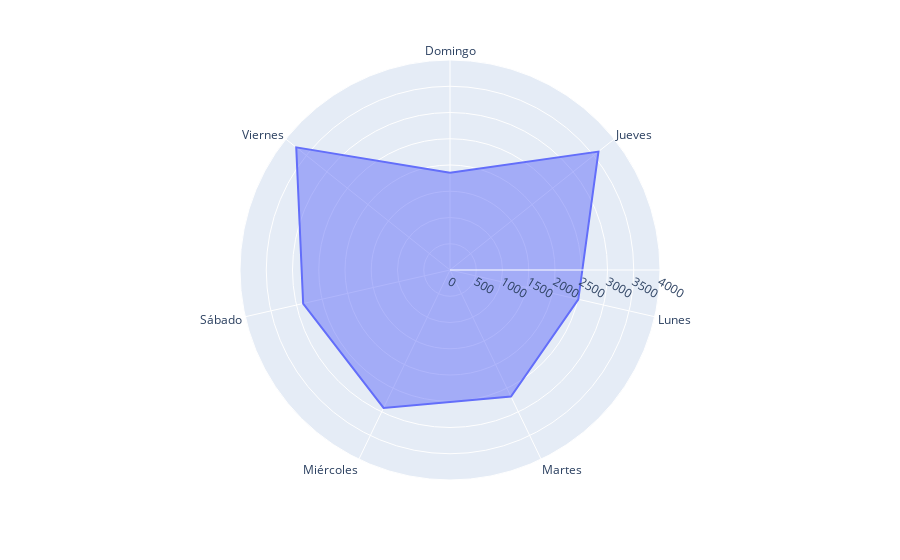

The code cell stored with this chart in its notebook:
### Code cell
def dayofweek(i):
  l = ["Lunes", "Martes", "Miércoles", "Jueves", "Viernes", "Sábado", "Domingo"]
  return l[i];
day_df=pd.DataFrame(messages_df["Message"])
day_df['day_of_date'] = messages_df['Date'].dt.weekday
day_df['day_of_date'] = day_df["day_of_date"].apply(dayofweek)
day_df["messagecount"] = 1
day = day_df.groupby("day_of_date").sum()
day.reset_index(inplace=True)

fig = px.line_polar(day, r='messagecount', theta='day_of_date', line_close=True)
fig.update_traces(fill='toself')
fig.update_layout(
  polar=dict(
    radialaxis=dict(
      visible=True,
      range=[0,4000]
    )),
  showlegend=False
)
fig.show()

### Figure 1 — Plotly figure (JSON) as saved in the notebook; plotly's stock layout.template omitted (floating-point values rounded to 4 significant figures)
{"data": [{"fill": "toself", "hovertemplate": "messagecount=%{r}<br>day_of_date=%{theta}<extra></extra>", "legendgroup": "", "line": {"color": "#636efa", "dash": "solid"}, "mode": "lines", "name": "", "r": [1852, 3617, 2507, 2677, 2916, 2869, 3746, 1852], "showlegend": false, "subplot": "polar", "theta": ["Domingo", "Jueves", "Lunes", "Martes", "Miércoles", "Sábado", "Viernes", "Domingo"], "type": "scatterpolar"}], "layout": {"legend": {"tracegroupgap": 0}, "margin": {"t": 60}, "polar": {"angularaxis": {"direction": "clockwise", "rotation": 90}, "domain": {"x": [0, 1], "y": [0, 1]}, "radialaxis": {"range": [0, 4000], "visible": true}}, "showlegend": false}}
